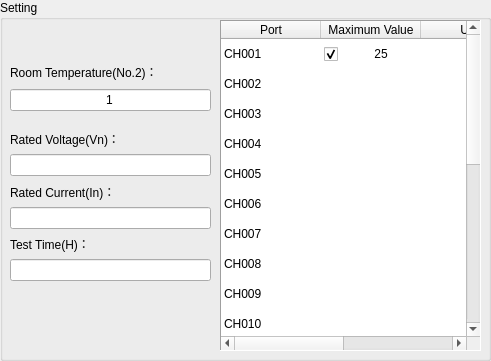
    <widget class="QGroupBox" name="groupBox_26">
     <property name="geometry">
      <rect>
       <x>80</x>
       <y>160</y>
       <width>491</width>
       <height>361</height>
      </rect>
     </property>
     <property name="font">
      <font>
       <weight>50</weight>
       <bold>false</bold>
      </font>
     </property>
     <property name="styleSheet">
      <string notr="true"/>
     </property>
     <property name="title">
      <string>Setting</string>
     </property>
     <widget class="QWidget" name="gridLayoutWidget_6">
      <property name="geometry">
       <rect>
        <x>10</x>
        <y>130</y>
        <width>201</width>
        <height>151</height>
       </rect>
      </property>
      <layout class="QGridLayout" name="gridLayout_18">
       <item row="0" column="0">
        <widget class="QLabel" name="label_tempVn_2">
         <property name="styleSheet">
          <string notr="true"/>
         </property>
         <property name="text">
          <string>Rated Voltage(Vn)：</string>
         </property>
         <property name="alignment">
          <set>Qt::AlignLeading|Qt::AlignLeft|Qt::AlignVCenter</set>
         </property>
        </widget>
       </item>
       <item row="4" column="0">
        <widget class="QLabel" name="label_tempH_2">
         <property name="styleSheet">
          <string notr="true"/>
         </property>
         <property name="text">
          <string>Test Time(H)：</string>
         </property>
         <property name="alignment">
          <set>Qt::AlignLeading|Qt::AlignLeft|Qt::AlignVCenter</set>
         </property>
        </widget>
       </item>
       <item row="2" column="0">
        <widget class="QLabel" name="label_tempIn_2">
         <property name="styleSheet">
          <string notr="true"/>
         </property>
         <property name="text">
          <string>Rated Current(In)：</string>
         </property>
         <property name="alignment">
          <set>Qt::AlignLeading|Qt::AlignLeft|Qt::AlignVCenter</set>
         </property>
        </widget>
       </item>
       <item row="3" column="0">
        <widget class="QLineEdit" name="lineEdit_tempIn_2">
         <property name="toolTip">
          <string>0-32(A)</string>
         </property>
         <property name="alignment">
          <set>Qt::AlignLeading|Qt::AlignLeft|Qt::AlignVCenter</set>
         </property>
        </widget>
       </item>
       <item row="1" column="0">
        <widget class="QLineEdit" name="lineEdit_tempVn_2">
         <property name="toolTip">
          <string>130/250/440(V)</string>
         </property>
         <property name="alignment">
          <set>Qt::AlignLeading|Qt::AlignLeft|Qt::AlignVCenter</set>
         </property>
        </widget>
       </item>
       <item row="5" column="0">
        <widget class="QLineEdit" name="lineEdit_tempH_2">
         <property name="toolTip">
          <string>H</string>
         </property>
         <property name="alignment">
          <set>Qt::AlignLeading|Qt::AlignLeft|Qt::AlignVCenter</set>
         </property>
        </widget>
       </item>
      </layout>
     </widget>
     <widget class="QWidget" name="layoutWidget">
      <property name="geometry">
       <rect>
        <x>10</x>
        <y>60</y>
        <width>201</width>
        <height>51</height>
       </rect>
      </property>
      <layout class="QGridLayout" name="gridLayout_11">
       <item row="0" column="0">
        <widget class="QLabel" name="label_tempIn_t_5">
         <property name="toolTip">
          <string>A</string>
         </property>
         <property name="styleSheet">
          <string notr="true"/>
         </property>
         <property name="text">
          <string>Room Temperature(No.2)：</string>
         </property>
         <property name="alignment">
          <set>Qt::AlignLeading|Qt::AlignLeft|Qt::AlignVCenter</set>
         </property>
        </widget>
       </item>
       <item row="1" column="0">
        <widget class="QLineEdit" name="lineEdit_tempMaxValue2_2">
         <property name="toolTip">
          <string>130/250/440(V)</string>
         </property>
         <property name="text">
          <string>1</string>
         </property>
         <property name="alignment">
          <set>Qt::AlignCenter</set>
         </property>
        </widget>
       </item>
      </layout>
     </widget>
     <widget class="QTableWidget" name="tableWidget_temp_2">
      <property name="geometry">
       <rect>
        <x>220</x>
        <y>20</y>
        <width>261</width>
        <height>331</height>
       </rect>
      </property>
      <property name="toolTip">
       <string/>
      </property>
      <property name="autoFillBackground">
       <bool>true</bool>
      </property>
      <property name="styleSheet">
       <string notr="true"/>
      </property>
      <property name="frameShape">
       <enum>QFrame::Panel</enum>
      </property>
      <property name="frameShadow">
       <enum>QFrame::Sunken</enum>
      </property>
      <property name="lineWidth">
       <number>1</number>
      </property>
      <property name="midLineWidth">
       <number>0</number>
      </property>
      <property name="editTriggers">
       <set>QAbstractItemView::AnyKeyPressed|QAbstractItemView::DoubleClicked|QAbstractItemView::EditKeyPressed</set>
      </property>
      <property name="selectionMode">
       <enum>QAbstractItemView::SingleSelection</enum>
      </property>
      <property name="showGrid">
       <bool>false</bool>
      </property>
      <property name="gridStyle">
       <enum>Qt::SolidLine</enum>
      </property>
      <property name="wordWrap">
       <bool>true</bool>
      </property>
      <property name="cornerButtonEnabled">
       <bool>true</bool>
      </property>
      <property name="columnCount">
       <number>4</number>
      </property>
      <attribute name="horizontalHeaderDefaultSectionSize">
       <number>100</number>
      </attribute>
      <attribute name="horizontalHeaderHighlightSections">
       <bool>false</bool>
      </attribute>
      <attribute name="verticalHeaderVisible">
       <bool>false</bool>
      </attribute>
      <attribute name="verticalHeaderHighlightSections">
       <bool>false</bool>
      </attribute>
      <row>
       <property name="text">
        <string/>
       </property>
      </row>
      <row>
       <property name="text">
        <string/>
       </property>
      </row>
      <row>
       <property name="text">
        <string/>
       </property>
      </row>
      <row>
       <property name="text">
        <string/>
       </property>
      </row>
      <row>
       <property name="text">
        <string/>
       </property>
      </row>
      <row>
       <property name="text">
        <string/>
       </property>
      </row>
      <row>
       <property name="text">
        <string/>
       </property>
      </row>
      <row>
       <property name="text">
        <string/>
       </property>
      </row>
      <row>
       <property name="text">
        <string/>
       </property>
      </row>
      <row>
       <property name="text">
        <string/>
       </property>
      </row>
      <row>
       <property name="text">
        <string/>
       </property>
      </row>
      <row>
       <property name="text">
        <string/>
       </property>
      </row>
      <row>
       <property name="text">
        <string/>
       </property>
      </row>
      <row>
       <property name="text">
        <string/>
       </property>
      </row>
      <row>
       <property name="text">
        <string/>
       </property>
      </row>
      <row>
       <property name="text">
        <string/>
       </property>
      </row>
      <row>
       <property name="text">
        <string/>
       </property>
      </row>
      <row>
       <property name="text">
        <string/>
       </property>
      </row>
      <row>
       <property name="text">
        <string/>
       </property>
      </row>
      <row>
       <property name="text">
        <string/>
       </property>
      </row>
      <column>
       <property name="text">
        <string>Port</string>
       </property>
      </column>
      <column>
       <property name="text">
        <string>Maximum Value</string>
       </property>
      </column>
      <column>
       <property name="text">
        <string>Unit</string>
       </property>
      </column>
      <column>
       <property name="text">
        <string>Remark</string>
       </property>
      </column>
      <item row="0" column="0">
       <property name="text">
        <string>CH001</string>
       </property>
       <property name="flags">
        <set>ItemIsEnabled</set>
       </property>
      </item>
      <item row="0" column="1">
       <property name="text">
        <string>25</string>
       </property>
       <property name="textAlignment">
        <set>AlignCenter</set>
       </property>
       <property name="checkState">
        <enum>Checked</enum>
       </property>
       <property name="flags">
        <set>ItemIsEnabled</set>
       </property>
      </item>
      <item row="0" column="2">
       <property name="text">
        <string>K</string>
       </property>
       <property name="textAlignment">
        <set>AlignCenter</set>
       </property>
       <property name="flags">
        <set>ItemIsUserCheckable|ItemIsEnabled</set>
       </property>
      </item>
      <item row="0" column="3">
       <property name="text">
        <string/>
       </property>
       <property name="flags">
        <set>ItemIsSelectable|ItemIsEditable|ItemIsDragEnabled|ItemIsEnabled</set>
       </property>
      </item>
      <item row="1" column="0">
       <property name="text">
        <string>CH002</string>
       </property>
       <property name="flags">
        <set>ItemIsEnabled</set>
       </property>
      </item>
      <item row="1" column="1">
       <property name="text">
        <string/>
       </property>
       <property name="textAlignment">
        <set>AlignCenter</set>
       </property>
       <property name="checkState">
        <enum>Unchecked</enum>
       </property>
      </item>
      <item row="1" column="2">
       <property name="text">
        <string>K</string>
       </property>
       <property name="textAlignment">
        <set>AlignCenter</set>
       </property>
       <property name="flags">
        <set>ItemIsUserCheckable|ItemIsEnabled</set>
       </property>
      </item>
      <item row="1" column="3">
       <property name="text">
        <string/>
       </property>
       <property name="flags">
        <set>ItemIsSelectable|ItemIsEditable|ItemIsDragEnabled|ItemIsEnabled</set>
       </property>
      </item>
      <item row="2" column="0">
       <property name="text">
        <string>CH003</string>
       </property>
       <property name="flags">
        <set>ItemIsEnabled</set>
       </property>
      </item>
      <item row="2" column="1">
       <property name="text">
        <string/>
       </property>
       <property name="textAlignment">
        <set>AlignCenter</set>
       </property>
       <property name="checkState">
        <enum>Unchecked</enum>
       </property>
      </item>
      <item row="2" column="2">
       <property name="text">
        <string>K</string>
       </property>
       <property name="textAlignment">
        <set>AlignCenter</set>
       </property>
       <property name="flags">
        <set>ItemIsUserCheckable|ItemIsEnabled</set>
       </property>
      </item>
      <item row="2" column="3">
       <property name="text">
        <string/>
       </property>
       <property name="flags">
        <set>ItemIsSelectable|ItemIsEditable|ItemIsDragEnabled|ItemIsEnabled</set>
       </property>
      </item>
      <item row="3" column="0">
       <property name="text">
        <string>CH004</string>
       </property>
       <property name="flags">
        <set>ItemIsEnabled</set>
       </property>
      </item>
      <item row="3" column="1">
       <property name="text">
        <string/>
       </property>
       <property name="textAlignment">
        <set>AlignCenter</set>
       </property>
       <property name="checkState">
        <enum>Unchecked</enum>
       </property>
      </item>
      <item row="3" column="2">
       <property name="text">
        <string>K</string>
       </property>
       <property name="textAlignment">
        <set>AlignCenter</set>
       </property>
       <property name="flags">
        <set>ItemIsUserCheckable|ItemIsEnabled</set>
       </property>
      </item>
      <item row="3" column="3">
       <property name="text">
        <string/>
       </property>
       <property name="flags">
        <set>ItemIsSelectable|ItemIsEditable|ItemIsDragEnabled|ItemIsEnabled</set>
       </property>
      </item>
      <item row="4" column="0">
       <property name="text">
        <string>CH005</string>
       </property>
       <property name="flags">
        <set>ItemIsEnabled</set>
       </property>
      </item>
      <item row="4" column="1">
       <property name="text">
        <string/>
       </property>
       <property name="textAlignment">
        <set>AlignCenter</set>
       </property>
       <property name="checkState">
        <enum>Unchecked</enum>
       </property>
      </item>
      <item row="4" column="2">
       <property name="text">
        <string>K</string>
       </property>
       <property name="textAlignment">
        <set>AlignCenter</set>
       </property>
       <property name="flags">
        <set>ItemIsUserCheckable|ItemIsEnabled</set>
       </property>
      </item>
      <item row="4" column="3">
       <property name="text">
        <string/>
       </property>
       <property name="flags">
        <set>ItemIsSelectable|ItemIsEditable|ItemIsDragEnabled|ItemIsEnabled</set>
       </property>
      </item>
      <item row="5" column="0">
       <property name="text">
        <string>CH006</string>
       </property>
       <property name="flags">
        <set>ItemIsEnabled</set>
       </property>
      </item>
      <item row="5" column="1">
       <property name="text">
        <string/>
       </property>
       <property name="textAlignment">
        <set>AlignCenter</set>
       </property>
       <property name="checkState">
        <enum>Unchecked</enum>
       </property>
      </item>
      <item row="5" column="2">
       <property name="text">
        <string>K</string>
       </property>
       <property name="textAlignment">
        <set>AlignCenter</set>
       </property>
       <property name="flags">
        <set>ItemIsUserCheckable|ItemIsEnabled</set>
       </property>
      </item>
      <item row="5" column="3">
       <property name="text">
        <string/>
       </property>
       <property name="flags">
        <set>ItemIsSelectable|ItemIsEditable|ItemIsDragEnabled|ItemIsEnabled</set>
       </property>
      </item>
      <item row="6" column="0">
       <property name="text">
        <string>CH007</string>
       </property>
       <property name="flags">
        <set>ItemIsEnabled</set>
       </property>
      </item>
      <item row="6" column="1">
       <property name="text">
        <string/>
       </property>
       <property name="textAlignment">
        <set>AlignCenter</set>
       </property>
       <property name="checkState">
        <enum>Unchecked</enum>
       </property>
      </item>
      <item row="6" column="2">
       <property name="text">
        <string>K</string>
       </property>
       <property name="textAlignment">
        <set>AlignCenter</set>
       </property>
       <property name="flags">
        <set>ItemIsUserCheckable|ItemIsEnabled</set>
       </property>
      </item>
      <item row="6" column="3">
       <property name="text">
        <string/>
       </property>
       <property name="flags">
        <set>ItemIsSelectable|ItemIsEditable|ItemIsDragEnabled|ItemIsEnabled</set>
       </property>
      </item>
      <item row="7" column="0">
       <property name="text">
        <string>CH008</string>
       </property>
       <property name="flags">
        <set>ItemIsEnabled</set>
       </property>
      </item>
      <item row="7" column="1">
       <property name="text">
        <string/>
       </property>
       <property name="textAlignment">
        <set>AlignCenter</set>
       </property>
       <property name="checkState">
        <enum>Unchecked</enum>
       </property>
      </item>
      <item row="7" column="2">
       <property name="text">
        <string>K</string>
       </property>
       <property name="textAlignment">
        <set>AlignCenter</set>
       </property>
       <property name="flags">
        <set>ItemIsUserCheckable|ItemIsEnabled</set>
       </property>
      </item>
      <item row="7" column="3">
       <property name="text">
        <string/>
       </property>
       <property name="flags">
        <set>ItemIsSelectable|ItemIsEditable|ItemIsDragEnabled|ItemIsEnabled</set>
       </property>
      </item>
      <item row="8" column="0">
       <property name="text">
        <string>CH009</string>
       </property>
       <property name="flags">
        <set>ItemIsEnabled</set>
       </property>
      </item>
      <item row="8" column="1">
       <property name="text">
        <string/>
       </property>
       <property name="textAlignment">
        <set>AlignCenter</set>
       </property>
       <property name="checkState">
        <enum>Unchecked</enum>
       </property>
      </item>
      <item row="8" column="2">
       <property name="text">
        <string>K</string>
       </property>
       <property name="textAlignment">
        <set>AlignCenter</set>
       </property>
       <property name="flags">
        <set>ItemIsUserCheckable|ItemIsEnabled</set>
       </property>
      </item>
      <item row="8" column="3">
       <property name="text">
        <string/>
       </property>
       <property name="flags">
        <set>ItemIsSelectable|ItemIsEditable|ItemIsDragEnabled|ItemIsEnabled</set>
       </property>
      </item>
      <item row="9" column="0">
       <property name="text">
        <string>CH010</string>
       </property>
       <property name="flags">
        <set>ItemIsEnabled</set>
       </property>
      </item>
      <item row="9" column="1">
       <property name="text">
        <string/>
       </property>
       <property name="textAlignment">
        <set>AlignCenter</set>
       </property>
       <property name="checkState">
        <enum>Unchecked</enum>
       </property>
      </item>
      <item row="9" column="2">
       <property name="text">
        <string>K</string>
       </property>
       <property name="textAlignment">
        <set>AlignCenter</set>
       </property>
       <property name="flags">
        <set>ItemIsUserCheckable|ItemIsEnabled</set>
       </property>
      </item>
      <item row="9" column="3">
       <property name="text">
        <string/>
       </property>
       <property name="flags">
        <set>ItemIsSelectable|ItemIsEditable|ItemIsDragEnabled|ItemIsEnabled</set>
       </property>
      </item>
      <item row="10" column="0">
       <property name="text">
        <string>CH101</string>
       </property>
       <property name="flags">
        <set>ItemIsEnabled</set>
       </property>
      </item>
      <item row="10" column="1">
       <property name="text">
        <string/>
       </property>
       <property name="textAlignment">
        <set>AlignCenter</set>
       </property>
       <property name="checkState">
        <enum>Unchecked</enum>
       </property>
      </item>
      <item row="10" column="2">
       <property name="text">
        <string>K</string>
       </property>
       <property name="textAlignment">
        <set>AlignCenter</set>
       </property>
       <property name="flags">
        <set>ItemIsUserCheckable|ItemIsEnabled</set>
       </property>
      </item>
      <item row="10" column="3">
       <property name="text">
        <string/>
       </property>
       <property name="flags">
        <set>ItemIsSelectable|ItemIsEditable|ItemIsDragEnabled|ItemIsEnabled</set>
       </property>
      </item>
      <item row="11" column="0">
       <property name="text">
        <string>CH102</string>
       </property>
       <property name="flags">
        <set>ItemIsEnabled</set>
       </property>
      </item>
      <item row="11" column="1">
       <property name="text">
        <string/>
       </property>
       <property name="textAlignment">
        <set>AlignCenter</set>
       </property>
       <property name="checkState">
        <enum>Unchecked</enum>
       </property>
      </item>
      <item row="11" column="2">
       <property name="text">
        <string>K</string>
       </property>
       <property name="textAlignment">
        <set>AlignCenter</set>
       </property>
       <property name="flags">
        <set>ItemIsUserCheckable|ItemIsEnabled</set>
       </property>
      </item>
      <item row="11" column="3">
       <property name="text">
        <string/>
       </property>
       <property name="flags">
        <set>ItemIsSelectable|ItemIsEditable|ItemIsDragEnabled|ItemIsEnabled</set>
       </property>
      </item>
      <item row="12" column="0">
       <property name="text">
        <string>CH103</string>
       </property>
       <property name="flags">
        <set>ItemIsEnabled</set>
       </property>
      </item>
      <item row="12" column="1">
       <property name="text">
        <string/>
       </property>
       <property name="textAlignment">
        <set>AlignCenter</set>
       </property>
       <property name="checkState">
        <enum>Unchecked</enum>
       </property>
      </item>
      <item row="12" column="2">
       <property name="text">
        <string>K</string>
       </property>
       <property name="textAlignment">
        <set>AlignCenter</set>
       </property>
       <property name="flags">
        <set>ItemIsUserCheckable|ItemIsEnabled</set>
       </property>
      </item>
      <item row="12" column="3">
       <property name="text">
        <string/>
       </property>
       <property name="flags">
        <set>ItemIsSelectable|ItemIsEditable|ItemIsDragEnabled|ItemIsEnabled</set>
       </property>
      </item>
      <item row="13" column="0">
       <property name="text">
        <string>CH104</string>
       </property>
       <property name="flags">
        <set>ItemIsEnabled</set>
       </property>
      </item>
      <item row="13" column="1">
       <property name="text">
        <string/>
       </property>
       <property name="textAlignment">
        <set>AlignCenter</set>
       </property>
       <property name="checkState">
        <enum>Unchecked</enum>
       </property>
      </item>
      <item row="13" column="2">
       <property name="text">
        <string>K</string>
       </property>
       <property name="textAlignment">
        <set>AlignCenter</set>
       </property>
       <property name="flags">
        <set>ItemIsUserCheckable|ItemIsEnabled</set>
       </property>
      </item>
      <item row="13" column="3">
       <property name="text">
        <string/>
       </property>
       <property name="flags">
        <set>ItemIsSelectable|ItemIsEditable|ItemIsDragEnabled|ItemIsEnabled</set>
       </property>
      </item>
      <item row="14" column="0">
       <property name="text">
        <string>CH105</string>
       </property>
       <property name="flags">
        <set>ItemIsEnabled</set>
       </property>
      </item>
      <item row="14" column="1">
       <property name="text">
        <string/>
       </property>
       <property name="textAlignment">
        <set>AlignCenter</set>
       </property>
       <property name="checkState">
        <enum>Unchecked</enum>
       </property>
      </item>
      <item row="14" column="2">
       <property name="text">
        <string>K</string>
       </property>
       <property name="textAlignment">
        <set>AlignCenter</set>
       </property>
       <property name="flags">
        <set>ItemIsUserCheckable|ItemIsEnabled</set>
       </property>
      </item>
      <item row="14" column="3">
       <property name="text">
        <string/>
       </property>
       <property name="flags">
        <set>ItemIsSelectable|ItemIsEditable|ItemIsDragEnabled|ItemIsEnabled</set>
       </property>
      </item>
      <item row="15" column="0">
       <property name="text">
        <string>CH106</string>
       </property>
       <property name="flags">
        <set>ItemIsEnabled</set>
       </property>
      </item>
      <item row="15" column="1">
       <property name="text">
        <string/>
       </property>
       <property name="textAlignment">
        <set>AlignCenter</set>
       </property>
       <property name="checkState">
        <enum>Unchecked</enum>
       </property>
      </item>
      <item row="15" column="2">
       <property name="text">
        <string>K</string>
       </property>
       <property name="textAlignment">
        <set>AlignCenter</set>
       </property>
       <property name="flags">
        <set>ItemIsUserCheckable|ItemIsEnabled</set>
       </property>
      </item>
      <item row="15" column="3">
       <property name="text">
        <string/>
       </property>
       <property name="flags">
        <set>ItemIsSelectable|ItemIsEditable|ItemIsDragEnabled|ItemIsEnabled</set>
       </property>
      </item>
      <item row="16" column="0">
       <property name="text">
        <string>CH107</string>
       </property>
       <property name="flags">
        <set>ItemIsEnabled</set>
       </property>
      </item>
      <item row="16" column="1">
       <property name="text">
        <string/>
       </property>
       <property name="textAlignment">
        <set>AlignCenter</set>
       </property>
       <property name="checkState">
        <enum>Unchecked</enum>
       </property>
      </item>
      <item row="16" column="2">
       <property name="text">
        <string>K</string>
       </property>
       <property name="textAlignment">
        <set>AlignCenter</set>
       </property>
       <property name="flags">
        <set>ItemIsUserCheckable|ItemIsEnabled</set>
       </property>
      </item>
      <item row="16" column="3">
       <property name="text">
        <string/>
       </property>
       <property name="flags">
        <set>ItemIsSelectable|ItemIsEditable|ItemIsDragEnabled|ItemIsEnabled</set>
       </property>
      </item>
      <item row="17" column="0">
       <property name="text">
        <string>CH108</string>
       </property>
       <property name="flags">
        <set>ItemIsEnabled</set>
       </property>
      </item>
      <item row="17" column="1">
       <property name="text">
        <string/>
       </property>
       <property name="textAlignment">
        <set>AlignCenter</set>
       </property>
       <property name="checkState">
        <enum>Unchecked</enum>
       </property>
      </item>
      <item row="17" column="2">
       <property name="text">
        <string>K</string>
       </property>
       <property name="textAlignment">
        <set>AlignCenter</set>
       </property>
       <property name="flags">
        <set>ItemIsUserCheckable|ItemIsEnabled</set>
       </property>
      </item>
      <item row="17" column="3">
       <property name="text">
        <string/>
       </property>
       <property name="flags">
        <set>ItemIsSelectable|ItemIsEditable|ItemIsDragEnabled|ItemIsEnabled</set>
       </property>
      </item>
      <item row="18" column="0">
       <property name="text">
        <string>CH109</string>
       </property>
       <property name="flags">
        <set>ItemIsEnabled</set>
       </property>
      </item>
      <item row="18" column="1">
       <property name="text">
        <string/>
       </property>
       <property name="textAlignment">
        <set>AlignCenter</set>
       </property>
       <property name="checkState">
        <enum>Unchecked</enum>
       </property>
      </item>
      <item row="18" column="2">
       <property name="text">
        <string>K</string>
       </property>
       <property name="textAlignment">
        <set>AlignCenter</set>
       </property>
       <property name="flags">
        <set>ItemIsUserCheckable|ItemIsEnabled</set>
       </property>
      </item>
      <item row="18" column="3">
       <property name="text">
        <string/>
       </property>
       <property name="flags">
        <set>ItemIsSelectable|ItemIsEditable|ItemIsDragEnabled|ItemIsEnabled</set>
       </property>
      </item>
      <item row="19" column="0">
       <property name="text">
        <string>CH110</string>
       </property>
       <property name="flags">
        <set>ItemIsEnabled</set>
       </property>
      </item>
      <item row="19" column="1">
       <property name="text">
        <string/>
       </property>
       <property name="textAlignment">
        <set>AlignCenter</set>
       </property>
       <property name="checkState">
        <enum>Unchecked</enum>
       </property>
      </item>
      <item row="19" column="2">
       <property name="text">
        <string>K</string>
       </property>
       <property name="textAlignment">
        <set>AlignCenter</set>
       </property>
       <property name="flags">
        <set>ItemIsUserCheckable|ItemIsEnabled</set>
       </property>
      </item>
      <item row="19" column="3">
       <property name="text">
        <string/>
       </property>
       <property name="flags">
        <set>ItemIsSelectable|ItemIsEditable|ItemIsDragEnabled|ItemIsEnabled</set>
       </property>
      </item>
     </widget>
    </widget>
